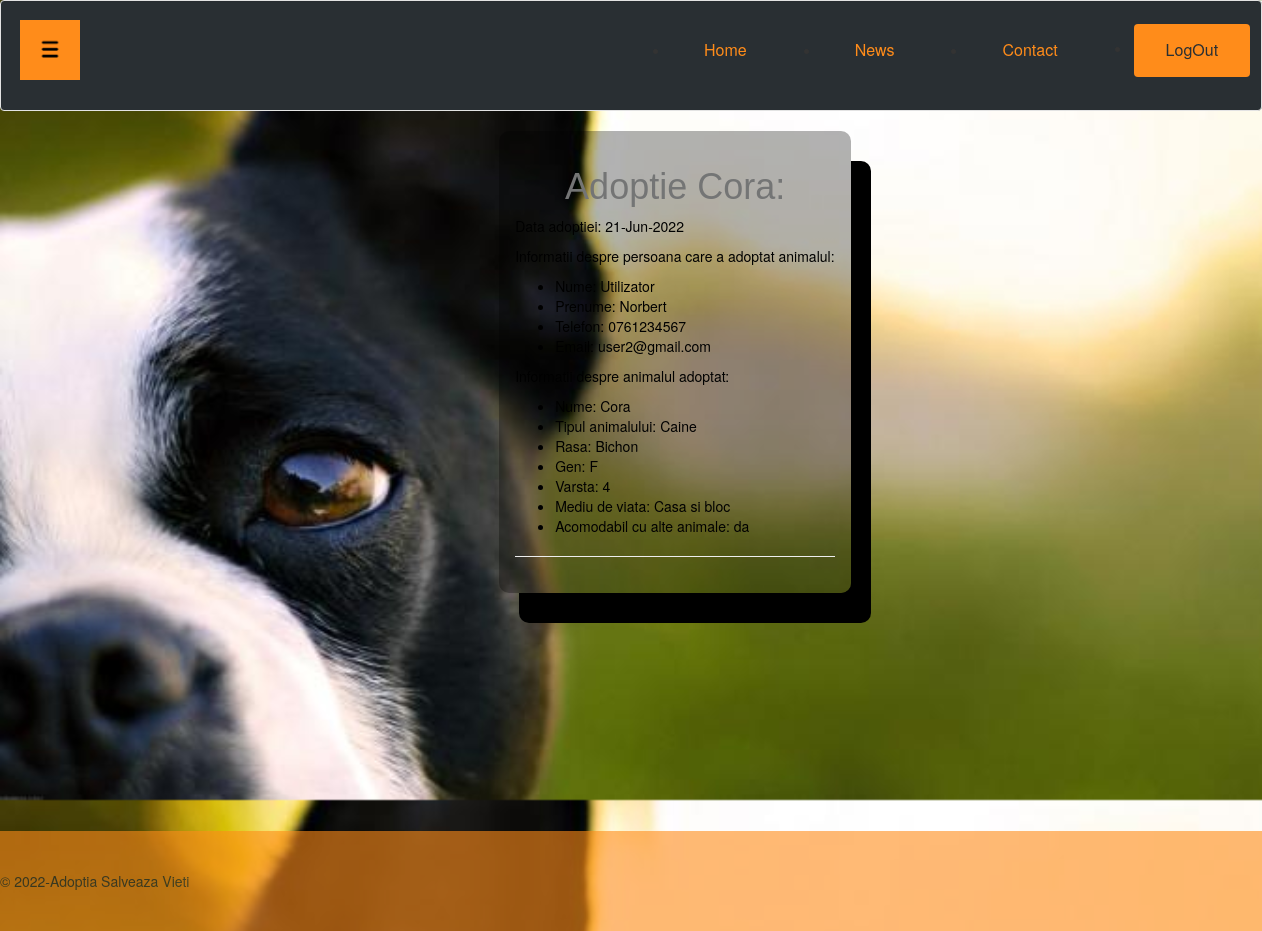
/php/vizualizareAdoptie.php?id_adoptie=1 (signed in), run on the app's committed database.
### tables this page shows
CREATE TABLE `animale` (
  `id_animal` varchar(255) NOT NULL,
  `nume` varchar(255) NOT NULL,
  `tip_animal` varchar(255) NOT NULL,
  `rasa` varchar(255) NOT NULL,
  `gen` varchar(255) NOT NULL,
  `varsta` varchar(255) NOT NULL,
  `mediu_viata` varchar(255) NOT NULL,
  `acomodabil` varchar(255) NOT NULL,
  `descriere` text NOT NULL,
  `adoptat` varchar(255) NOT NULL,
  `imagine_ref` varchar(255) NOT NULL
);

CREATE TABLE `adoptii` (
  `id_adoptie` varchar(255) NOT NULL,
  `id_utilizator` varchar(255) NOT NULL,
  `id_animal` varchar(255) NOT NULL,
  `data_adoptie` varchar(255) NOT NULL
);

CREATE TABLE `utilizatori` (
  `id_utilizator` varchar(255) NOT NULL,
  `nume` varchar(255) NOT NULL,
  `prenume` varchar(255) NOT NULL,
  `email` varchar(255) NOT NULL,
  `parola` varchar(255) NOT NULL,
  `telefon` varchar(255) NOT NULL
);

### php/vizualizareAdoptie.php (the view, shortened to what this page needs)
<?php
if(!isset($_SESSION['id_administrator'])) {
    include("../include/inHeaderUser.php");
}
else{
    include("../include/inHeaderAdmin.php");
    $session_id = $_SESSION["id_administrator"];
    $author = "admin";
}
echo "<link rel='stylesheet' type='text/css' href='../css/admin.css'>";
global $conn;
$id_adoptie = $_GET['id_adoptie'];
$check_adoptie = $conn->prepare("select * from adoptii where id_adoptie=?");
$check_adoptie->execute(array($id_adoptie));
$infoAdoptie = $check_adoptie->fetch();
$data_adoptie = $infoAdoptie['data_adoptie'];
$id_animal = $infoAdoptie['id_animal'];
$select_animal = $conn->prepare("select * from animale where id_animal=?");
$select_animal->execute(array($id_animal));
$animal = $select_animal->fetch();
$nume_a = $animal['nume'];
$tip_a = $animal['tip_animal'];
$rasa_a = $animal['rasa'];
$gen_a = $animal['gen'];
$varsta_a = $animal['varsta'];
$mediu_a = $animal['mediu_viata'];
$acomodabil_a = $animal['acomodabil'];
$id_utilizator = $infoAdoptie['id_utilizator'];
$select_utilizator = $conn->prepare("select * from utilizatori where id_utilizator=?");
$select_utilizator->execute(array($id_utilizator));
$utilizator = $select_utilizator->fetch();
$nume_u = $utilizator['nume'];
$prenume_u = $utilizator['prenume'];
$email_u = $utilizator['email'];
$telefon_u = $utilizator['telefon'];
?>
    <link rel="stylesheet" type="text/css" href="../css/admin.css">
<body background="../imagini/adoptaa.jpg"></body>
    <div class="content">
        <div class="container1">
            <div class="container4">
                <div id="formular">
                    <h1 align="center" class="a">Adoptie <?php echo $animal['nume']; ?>: </h1>
                    <p>Data adoptiei: <?php echo $data_adoptie; ?> </p>
                    <p>Informatii despre persoana care a adoptat animalul:
                    <ul>
                        <li>
                            Nume: <?php echo $nume_u;?>
                        </li>
                        <li>
                            Prenume: <?php echo $prenume_u;?>
                        </li>
                        <li>
                            Telefon: <?php echo $telefon_u;?>
                        </li>
                        <li>
                            Email: <?php echo $email_u;?>
                        </li>
                    </ul>
                    </p>
                    <p>Informatii despre animalul adoptat:
                    <ul>
                        <li>
                            Nume: <?php echo $nume_a;?>
                        </li>
                        <li>
                            Tipul animalului: <?php echo $tip_a;?>
                        </li>
                        <li>
                            Rasa: <?php echo $rasa_a;?>
                        </li>
                        <li>
                            Gen: <?php echo $gen_a;?>
                        </li>
                        <li>
                            Varsta: <?php echo $varsta_a;?>
                        </li>
                        <li>
                            Mediu de viata: <?php echo $mediu_a;?>
                        </li>
                        <li>
                            Acomodabil cu alte animale: <?php echo $acomodabil_a;?>
                        </li>
                    </ul>
                    </p>
                </div>
                <hr>
            </div>
        </div>
    </div>
<?php
include("../include/footer.php");

### css/admin.css (style rules this page uses)
* { box-sizing: border-box; }
html,body { height: 100%; margin: 0; }
body { background-color:white; }
body.logged { overflow-x: hidden; -webkit-background-size: cover; -moz-background-size: cover; -o-background-size: cover; background-size: cover; }
.container1 { width: 93%; height: 50%; padding-bottom: 70px; float: right; }
h1.a { font-family: "Raleway", sans-serif; color: #747575; }
.content { min-height: 100%; margin-bottom: -100px; }
.container4 { width:30%; height:70%; padding: 16px; filter:opacity(300%); margin:auto; border-radius:10px; color: black; background-color: white; background: rgba(0,0,0,0.3); box-shadow: 20px 30px; }

### data on the page
animale: nume "Cora", tip_animal "Caine", rasa "Bichon", gen "F", varsta "4", mediu_viata "Casa si bloc", acomodabil "da"
adoptii: data_adoptie "21-Jun-2022"
utilizatori: nume "Utilizator", prenume "Norbert", telefon "0761234567", email "user2@gmail.com"
